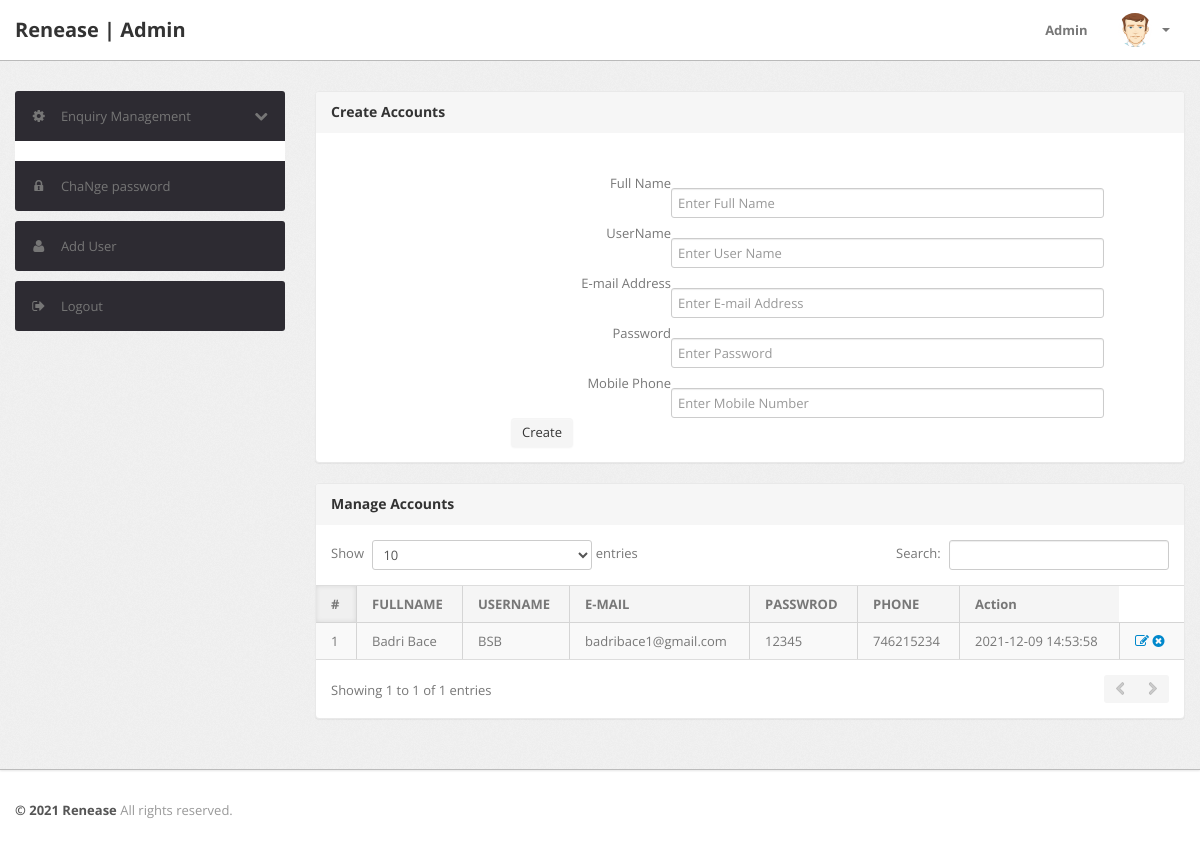
/RenEase/Admin/addUser.php (signed in), run on the app's committed database.
### tables this page shows
CREATE TABLE `users` (
  `id` int(11) NOT NULL,
  `fullname` varchar(50) NOT NULL,
  `username` varchar(50) NOT NULL,
  `email` varchar(50) NOT NULL,
  `password` varchar(50) NOT NULL,
  `PhoneNumber` int(10) NOT NULL,
  `RegON` timestamp NOT NULL DEFAULT current_timestamp()
);

### RenEase/Admin/addUser.php (the view, shortened to what this page needs)
<?php
include('../setting/config.php');
?>
<!DOCTYPE html>
<html lang="en">
<head>
	<link type="text/css" href="bootstrap/css/bootstrap.min.css" rel="stylesheet">
	<link type="text/css" href="bootstrap/css/bootstrap-responsive.min.css" rel="stylesheet">
	<link type="text/css" href="css/theme.css" rel="stylesheet">
	<link type="text/css" href="images/icons/css/font-awesome.css" rel="stylesheet">
</head>
<body>
<?php include('include/header.php');?>
	<div class="wrapper">
		<div class="container">
			<div class="row">
<?php include('include/sidebar.php');?>
			<div class="span9">
					<div class="content">
						<div class="module">
							<div class="module-head">
								<h3>Create Accounts</h3>
							</div>
							<div class="module-body">
									<br />
			<form class="form-horizontal row-fluid" name="Category" method="post" >
<div class="control-group">
<div class="controls">
<label class="control-label" for="basicinput">Full Name</label><br />
<input type="text" placeholder="Enter Full Name"  name="fullname" class="span8 tip" required><br />
<label class="control-label" for="basicinput">UserName</label><br />
<input type="text" placeholder="Enter User Name"  name="username" class="span8 tip" required><br />
<label class="control-label" for="basicinput">E-mail Address</label><br />
<input type="email" placeholder="Enter E-mail Address"  name="email" class="span8 tip" required><br />
<label class="control-label" for="basicinput">Password</label><br />
<input type="text" placeholder="Enter Password"  name="password" class="span8 tip" required><br />
<label class="control-label" for="basicinput">Mobile Phone</label><br />
<input type="text" placeholder="Enter Mobile Number"  name="PhoneNumber" class="span8 tip" required><br />
</div>
</div>
			<div class="controls">
												<button type="submit" name="submit" class="btn">Create</button>
											</div>
										</div>
							</div>
						</div>
	<div class="module">
							<div class="module-head">
								<h3>Manage Accounts</h3>
							</div>
							<div class="module-body table">
								<table cellpadding="0" cellspacing="0" border="0" class="datatable-1 table table-bordered table-striped	 display" width="100%">
									<thead>
										<tr>
											<th>#</th>
											<th>FULLNAME</th>
											<th>USERNAME</th>
											<th>E-MAIL</th>
											<th>PASSWROD</th>
											<th>PHONE</th>
											<th>Action</th>
										</tr>
									</thead>
									<tbody>
 <?php $query=mysqli_query($DBcon,"select * from users");
 $cnt=1;
 while($row=mysqli_fetch_array($query))
{
?>
										<tr>
											<td><?php echo htmlentities($cnt);?></td>
											<td><?php echo htmlentities($row['fullname']);?></td>
											<td><?php echo htmlentities($row['username']);?></td>
											<td> <?php echo htmlentities($row['email']);?></td>
											<td> <?php echo htmlentities($row['password']);?></td>
											<td> <?php echo htmlentities($row['PhoneNumber']);?></td>
											<td><?php echo htmlentities($row['RegON']);?></td>
											<td>
											<a href="edit-user.php?id=<?php echo $row['id']?>" ><i class="icon-edit"></i></a>
											<a href="addUser.php?id=<?php echo $row['id']?>&del=delete" onClick="return confirm('Are you sure you want to delete?')"><i class="icon-remove-sign"></i></a></td>
										</tr>
										<?php $cnt=$cnt+1; } ?>
								</table>
							</div>
						</div>
					</div>
				</div>
			</div>
		</div>
<?php include('include/footer.php');?>
</body>

### data on the page
users: fullname "Badri Bace", username "BSB", email "badribace1@gmail.com", password "12345", PhoneNumber "746215234", RegON "2021-12-09 14:53:58"
